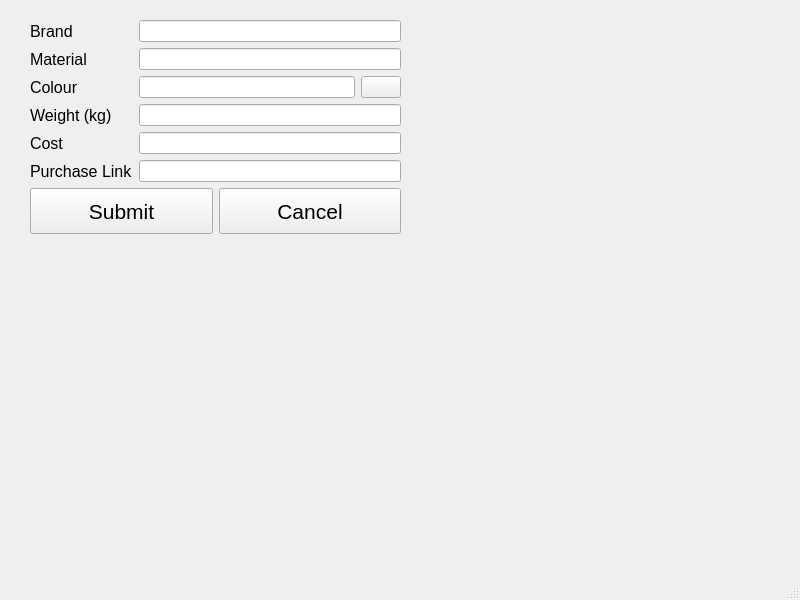
<?xml version="1.0" encoding="UTF-8"?>
<ui version="4.0">
 <class>form_window</class>
 <widget class="QMainWindow" name="form_window">
  <property name="geometry">
   <rect>
    <x>0</x>
    <y>0</y>
    <width>800</width>
    <height>600</height>
   </rect>
  </property>
  <property name="windowTitle">
   <string>Form</string>
  </property>
  <widget class="QWidget" name="centralwidget">
   <widget class="QWidget" name="">
    <property name="geometry">
     <rect>
      <x>30</x>
      <y>20</y>
      <width>371</width>
      <height>214</height>
     </rect>
    </property>
    <layout class="QVBoxLayout" name="verticalLayout">
     <item>
      <layout class="QFormLayout" name="formLayout_2">
       <item row="0" column="0">
        <widget class="QLabel" name="label">
         <property name="font">
          <font>
           <pointsize>12</pointsize>
          </font>
         </property>
         <property name="text">
          <string>Brand</string>
         </property>
        </widget>
       </item>
       <item row="0" column="1">
        <widget class="QLineEdit" name="input_brand"/>
       </item>
       <item row="1" column="0">
        <widget class="QLabel" name="label_2">
         <property name="font">
          <font>
           <pointsize>12</pointsize>
          </font>
         </property>
         <property name="text">
          <string>Material</string>
         </property>
        </widget>
       </item>
       <item row="1" column="1">
        <widget class="QLineEdit" name="input_material"/>
       </item>
       <item row="2" column="0">
        <widget class="QLabel" name="label_3">
         <property name="font">
          <font>
           <pointsize>12</pointsize>
          </font>
         </property>
         <property name="text">
          <string>Colour</string>
         </property>
        </widget>
       </item>
       <item row="2" column="1">
        <layout class="QHBoxLayout" name="horizontalLayout">
         <item>
          <widget class="QLineEdit" name="input_color"/>
         </item>
         <item>
          <widget class="QPushButton" name="color_picker">
           <property name="text">
            <string/>
           </property>
          </widget>
         </item>
        </layout>
       </item>
       <item row="3" column="0">
        <widget class="QLabel" name="label_5">
         <property name="font">
          <font>
           <pointsize>12</pointsize>
          </font>
         </property>
         <property name="text">
          <string>Weight (kg)</string>
         </property>
        </widget>
       </item>
       <item row="3" column="1">
        <widget class="QLineEdit" name="input_weight"/>
       </item>
       <item row="4" column="0">
        <widget class="QLabel" name="label_6">
         <property name="font">
          <font>
           <pointsize>12</pointsize>
          </font>
         </property>
         <property name="text">
          <string>Cost</string>
         </property>
        </widget>
       </item>
       <item row="4" column="1">
        <widget class="QLineEdit" name="input_cost"/>
       </item>
       <item row="5" column="0">
        <widget class="QLabel" name="label_4">
         <property name="font">
          <font>
           <pointsize>12</pointsize>
          </font>
         </property>
         <property name="text">
          <string>Purchase Link</string>
         </property>
        </widget>
       </item>
       <item row="5" column="1">
        <widget class="QLineEdit" name="lineEdit"/>
       </item>
      </layout>
     </item>
     <item>
      <layout class="QHBoxLayout" name="horizontalLayout_4">
       <item>
        <widget class="QPushButton" name="submit_button">
         <property name="sizePolicy">
          <sizepolicy hsizetype="Minimum" vsizetype="Expanding">
           <horstretch>0</horstretch>
           <verstretch>0</verstretch>
          </sizepolicy>
         </property>
         <property name="maximumSize">
          <size>
           <width>16777215</width>
           <height>16777215</height>
          </size>
         </property>
         <property name="font">
          <font>
           <pointsize>16</pointsize>
          </font>
         </property>
         <property name="text">
          <string>Submit</string>
         </property>
        </widget>
       </item>
       <item>
        <widget class="QPushButton" name="cancel_button">
         <property name="sizePolicy">
          <sizepolicy hsizetype="Minimum" vsizetype="Expanding">
           <horstretch>0</horstretch>
           <verstretch>0</verstretch>
          </sizepolicy>
         </property>
         <property name="font">
          <font>
           <pointsize>16</pointsize>
          </font>
         </property>
         <property name="text">
          <string>Cancel</string>
         </property>
        </widget>
       </item>
      </layout>
     </item>
    </layout>
   </widget>
  </widget>
  <widget class="QMenuBar" name="menubar">
   <property name="geometry">
    <rect>
     <x>0</x>
     <y>0</y>
     <width>800</width>
     <height>22</height>
    </rect>
   </property>
  </widget>
  <widget class="QStatusBar" name="statusbar"/>
 </widget>
 <resources/>
 <connections/>
</ui>
